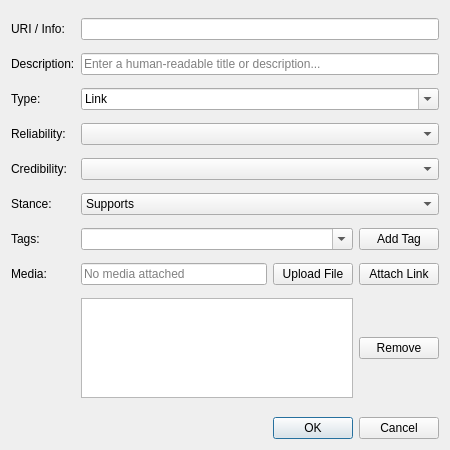
<?xml version="1.0" encoding="UTF-8"?>
<ui version="4.0">
 <class>SourceDialog</class>
 <widget class="QDialog" name="SourceDialog">
  <property name="geometry">
   <rect>
    <x>0</x>
    <y>0</y>
    <width>450</width>
    <height>450</height>
   </rect>
  </property>
  <property name="windowTitle">
   <string>Add/Edit Source</string>
  </property>
  <layout class="QVBoxLayout" name="verticalLayout">
   <item>
    <layout class="QFormLayout" name="formLayout">
     <item row="0" column="0">
      <widget class="QLabel" name="label">
       <property name="text">
        <string>URI / Info:</string>
       </property>
      </widget>
     </item>
     <item row="0" column="1">
      <widget class="QLineEdit" name="txtSourceURI"/>
     </item>
     <item row="1" column="0">
      <widget class="QLabel" name="label_7">
       <property name="text">
        <string>Description:</string>
       </property>
      </widget>
     </item>
     <item row="1" column="1">
      <widget class="QLineEdit" name="txtDescription">
       <property name="placeholderText">
        <string>Enter a human-readable title or description...</string>
       </property>
      </widget>
     </item>
     <item row="2" column="0">
      <widget class="QLabel" name="label_2">
       <property name="text">
        <string>Type:</string>
       </property>
      </widget>
     </item>
     <item row="2" column="1">
      <widget class="QComboBox" name="cboSourceType">
       <property name="editable">
        <bool>true</bool>
       </property>
       <item>
        <property name="text">
         <string>Link</string>
        </property>
       </item>
       <item>
        <property name="text">
         <string>Image</string>
        </property>
       </item>
       <item>
        <property name="text">
         <string>Video</string>
        </property>
       </item>
       <item>
        <property name="text">
         <string>Text</string>
        </property>
       </item>
       <item>
        <property name="text">
         <string>File</string>
        </property>
       </item>
      </widget>
     </item>
     <item row="3" column="0">
      <widget class="QLabel" name="label_3">
       <property name="text">
        <string>Reliability:</string>
       </property>
      </widget>
     </item>
     <item row="3" column="1">
      <widget class="QComboBox" name="cboReliability"/>
     </item>
     <item row="4" column="0">
      <widget class="QLabel" name="label_4">
       <property name="text">
        <string>Credibility:</string>
       </property>
      </widget>
     </item>
     <item row="4" column="1">
      <widget class="QComboBox" name="cboCredibility"/>
     </item>
     <item row="5" column="0">
      <widget class="QLabel" name="label_6">
       <property name="text">
        <string>Stance:</string>
       </property>
      </widget>
     </item>
     <item row="5" column="1">
      <widget class="QComboBox" name="cboStance">
       <item>
        <property name="text">
         <string>Supports</string>
        </property>
       </item>
       <item>
        <property name="text">
         <string>Rebuts</string>
        </property>
       </item>
       <item>
        <property name="text">
         <string>Neutral</string>
        </property>
       </item>
      </widget>
     </item>
     <item row="6" column="0">
      <widget class="QLabel" name="label_5">
       <property name="text">
        <string>Tags:</string>
       </property>
      </widget>
     </item>
     <item row="6" column="1">
      <layout class="QHBoxLayout" name="tagInputLayout">
       <item>
        <widget class="QComboBox" name="cboTagInput">
         <property name="editable">
          <bool>true</bool>
         </property>
         <property name="sizePolicy">
          <sizepolicy hsizetype="Expanding" vsizetype="Fixed">
           <horstretch>1</horstretch>
           <verstretch>0</verstretch>
          </sizepolicy>
         </property>
        </widget>
       </item>
       <item>
        <widget class="QPushButton" name="btnAddTag">
         <property name="text">
          <string>Add Tag</string>
         </property>
        </widget>
       </item>
      </layout>
     </item>
     <item row="7" column="0">
      <widget class="QLabel" name="label_8">
       <property name="text">
        <string>Media:</string>
       </property>
      </widget>
     </item>
     <item row="7" column="1">
      <layout class="QHBoxLayout" name="mediaLayout">
       <item>
        <widget class="QLineEdit" name="txtMediaPath">
         <property name="readOnly">
          <bool>true</bool>
         </property>
         <property name="placeholderText">
          <string>No media attached</string>
         </property>
        </widget>
       </item>
       <item>
        <widget class="QPushButton" name="btnUploadFile">
         <property name="text">
          <string>Upload File</string>
         </property>
        </widget>
       </item>
       <item>
        <widget class="QPushButton" name="btnAttachLink">
         <property name="text">
          <string>Attach Link</string>
         </property>
        </widget>
       </item>
      </layout>
     </item>
     <item row="8" column="1">
      <layout class="QHBoxLayout" name="tagListLayout">
       <item>
        <widget class="QListWidget" name="listTags">
         <property name="maximumSize">
          <size>
           <width>16777215</width>
           <height>100</height>
          </size>
         </property>
        </widget>
       </item>
       <item>
        <widget class="QPushButton" name="btnRemoveTag">
         <property name="text">
          <string>Remove</string>
         </property>
        </widget>
       </item>
      </layout>
     </item>
    </layout>
   </item>
   <item>
    <widget class="QDialogButtonBox" name="buttonBox">
     <property name="orientation">
      <enum>Qt::Horizontal</enum>
     </property>
     <property name="standardButtons">
      <set>QDialogButtonBox::Cancel|QDialogButtonBox::Ok</set>
     </property>
    </widget>
   </item>
  </layout>
 </widget>
 <resources/>
 <connections>
  <connection>
   <sender>buttonBox</sender>
   <signal>accepted()</signal>
   <receiver>SourceDialog</receiver>
   <slot>accept()</slot>
   <hints>
    <hint type="sourcelabel">
     <x>248</x>
     <y>254</y>
    </hint>
    <hint type="destinationlabel">
     <x>157</x>
     <y>274</y>
    </hint>
   </hints>
  </connection>
  <connection>
   <sender>buttonBox</sender>
   <signal>rejected()</signal>
   <receiver>SourceDialog</receiver>
   <slot>reject()</slot>
   <hints>
    <hint type="sourcelabel">
     <x>316</x>
     <y>260</y>
    </hint>
    <hint type="destinationlabel">
     <x>286</x>
     <y>274</y>
    </hint>
   </hints>
  </connection>
 </connections>
</ui>
